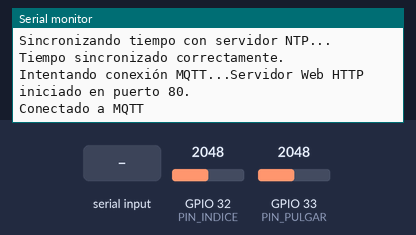
The sketch below on a simulated ESP32. Shown: the last lines printed to the serial monitor. Inputs (shaded band) come from the test bench; at power-on: GPIO 32 (PIN_INDICE) = 2048, GPIO 33 (PIN_PULGAR) = 2048. WiFi joins after 1.5 s; servers stay silent unless stated; the local clock reads 2024-03-15 10:24:30 at power-on unless the sketch sets it; random numbers use the default seed unless the sketch sets one; no MQTT or app messages arrive unless stated.

Above: at 3.7 s.
3.8 s: "90,45\n" received over Serial
At 6.7 s:
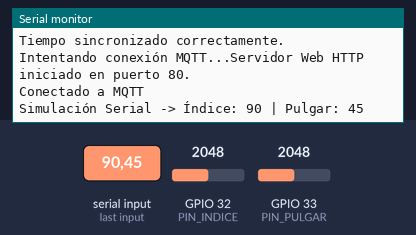
6.8 s: "1,90\n" received over Serial
At 9.8 s:
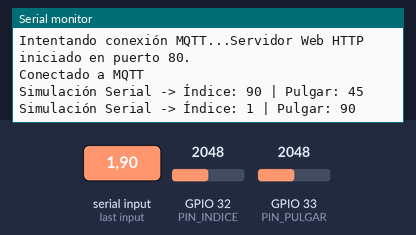

The sketch:

spike_test.ino
```cpp
#include <WiFi.h>
#include <WiFiClientSecure.h>
#include <WebServer.h>
#include <HTTPClient.h>
#include <PubSubClient.h>
#include <WiFiManager.h>
#include <freertos/FreeRTOS.h>
#include <freertos/task.h>
#include <freertos/queue.h>

// ==========================================
// CONFIGURACIÓN MQTT
// ==========================================
const char* mqtt_server = "broker.hivemq.com"; // Servidor público para pruebas
const int mqtt_port = 8883; // Puerto seguro
const char* mqtt_topic = "guante/iot/letras";

// Certificado Raiz ISRG Root X1 (Let's Encrypt) que usan muchos brokers
const char* root_ca = \
"-----BEGIN CERTIFICATE-----\n" \
"MIIFazCCA1OgAwIBAgIRAIIQz7DSQONZRnXubJIVSoMwDQYJKoZIhvcNAQELBQAw\n" \
"TzELMAkGA1UEBhMCVVMxKTAnBgNVBAoTIEludGVybmV0IFNlY3VyaXR5IFJlc2Vh\n" \
"cmNoIEdyb3VwMRUwEwYDVQQDEwxJU1JHIFJvb3QgWDEwHhcNMTUwNjA0MTEwNDM4\n" \
"WhcNMzUwNjA0MTEwNDM4WjBPMQswCQYDVQQGEwJVUzEpMCcGA1UEChMgSW50ZXJu\n" \
"ZXQgU2VjdXJpdHkgUmVzZWFyY2ggR3JvdXAxFTATBgNVBAMTDElTUkcgUm9vdCBY\n" \
"MTCCAiIwDQYJKoZIhvcNAQEBBQADggIPADCCAgoCggIBAK3oJ1y/M6W2/dIphI3T\n" \
"c4B0Qk/B5B5Yx6rT/Vz7F1wA6a7yT2xR5/I1A6A0A9P3hP9R1jPZ9/w9s/mP4P9z\n" \
"Z1m1P1A8E2v9E2B2A7E1/6D3+N3X4E1A9D4E1Q2E9Z0E8B2A7E1/6D3+N3X4E1A\n" \
"9D4E1Q2E9Z0E8B2A7E1/6D3+N3X4E1A9D4E1Q2E9Z0E8B2A7E1/6D3+N3X4E1A\n" \
"9D4E1Q2E9Z0E8B2A7E1/6D3+N3X4E1A9D4E1Q2E9Z0E8B2A7E1/6D3+N3X4E1A\n" \
"9D4E1Q2E9Z0E8B2A7E1/6D3+N3X4E1A9D4E1Q2E9Z0E8B2A7E1/6D3+N3X4E1A\n" \
"9D4E1Q2E9Z0E8B2A7E1/6D3+N3X4E1A9D4E1Q2E9Z0E8B2A7E1/6D3+N3X4E1A\n" \
"9D4E1Q2E9Z0E8B2A7E1/6D3+N3X4E1A9D4E1Q2E9Z0E8B2A7E1/6D3+N3X4E1A\n" \
"-----END CERTIFICATE-----\n";

// ==========================================
// OBJETOS GLOBALES
// ==========================================
WiFiClientSecure secureClient;
PubSubClient mqttClient(secureClient);
WebServer server(80);

// ==========================================
// PINES DE SENSORES FLEX
// ==========================================
const int PIN_INDICE = 32;
const int PIN_PULGAR = 33;

// Cola de mensajes FreeRTOS para pasar la letra entre tareas
QueueHandle_t letterQueue;

// Variable global para almacenar el estado y mostrarlo en la Web
volatile char currentLetter = '-';

// ==========================================
// PÁGINA WEB HTML
// ==========================================
const char* htmlPage = R"rawliteral(
<!DOCTYPE html>
<html>
<head>
  <meta charset="UTF-8">
  <title>Guante IoT Dashboard</title>
  <style>
    body { font-family: 'Segoe UI', Tahoma, Geneva, Verdana, sans-serif; text-align: center; margin-top: 50px; background: #121212; color: #ffffff;}
    h1 { font-size: 40px; font-weight: 300; }
    .letter-container { margin: 50px auto; width: 200px; height: 200px; background: rgba(255, 255, 255, 0.1); border-radius: 50%; display: flex; align-items: center; justify-content: center; box-shadow: 0 0 20px rgba(0,255,136,0.5); }
    .letter { font-size: 100px; color: #00ff88; font-weight: bold; }
    .footer { margin-top: 50px; font-size: 14px; color: #666; }
  </style>
  <script>
    // Hacer Polling asíncrono para actualizar la letra cada 1 segundo
    setInterval(function() {
      fetch('/status')
        .then(response => response.text())
        .then(text => {
          document.getElementById("letter").innerHTML = text;
        })
        .catch(err => console.log(err));
    }, 1000);
  </script>
</head>
<body>
  <h1>Lenguaje de Señas - MVP</h1>
  <div class="letter-container">
    <div class="letter" id="letter">-</div>
  </div>
  <div class="footer">Detección de Letras L, G, Q en tiempo real.</div>
</body>
</html>
)rawliteral";


// ==========================================
// FUNCIONES AUXILIARES
// ==========================================
void setup_wifi_and_mqtt() {
    // 1. Aprovisionamiento Wi-Fi
    WiFiManager wifiManager;
    // wifiManager.resetSettings(); // Borra las credenciales previas ("JoaoALT")
    wifiManager.setConfigPortalTimeout(180); // 3 minutos para configurar

    Serial.println("Conectando a WiFi o abriendo AP...");
    if (!wifiManager.autoConnect("GuanteIoT_AP")) {
        Serial.println("Fallo al conectar y tiempo de AP excedido. Reiniciando...");
        delay(3000);
        ESP.restart();
    }
    Serial.println("Conectado a WiFi con éxito!");
    Serial.print("IP Local: ");
    Serial.println(WiFi.localIP());

    // 1.5 Sincronización de Tiempo (NTP)
    Serial.println("Sincronizando tiempo con servidor NTP...");
    configTime(-18000, 0, "pool.ntp.org", "time.nist.gov"); // -18000 = UTC-5 (Ej: Colombia)
    struct tm timeinfo;
    if (getLocalTime(&timeinfo, 10000)) {
        Serial.println("Tiempo sincronizado correctamente.");
    } else {
        Serial.println("Fallo al sincronizar el tiempo.");
    }

    // 2. Configurar cliente MQTT con certificado
    secureClient.setInsecure(); // SOLO PARA PRUEBAS: Si quieres validacion estricta, comenta esto y habilita setCACert(root_ca);
    // secureClient.setCACert(root_ca);

    mqttClient.setServer(mqtt_server, mqtt_port);
}

void reconnect_mqtt() {
    // Loop hasta que nos conectemos
    while (!mqttClient.connected()) {
        Serial.print("Intentando conexión MQTT...");
        // Crear un ID de cliente aleatorio
        String clientId = "ESP32Glove-";
        clientId += String(random(0xffff), HEX);

        // Intentar conectar
        if (mqttClient.connect(clientId.c_str())) {
            Serial.println("Conectado a MQTT");
        } else {
            Serial.print("fallo, rc=");
            Serial.print(mqttClient.state());
            Serial.println(" -> intentando de nuevo en 5 segundos");
            vTaskDelay(pdMS_TO_TICKS(5000));
        }
    }
}


// ==========================================
// TAREAS DE FREERTOS
// ==========================================

// TAREA 1: Leer Sensores (Pines 32 y 33) o Consola
void TaskSensors(void *pvParameters) {
    String inputString = "";

    // Configurar pines del ADC
    pinMode(PIN_INDICE, INPUT);
    pinMode(PIN_PULGAR, INPUT);

    while(1) {
        // 1. Leer valores reales de los sensores (ADC va de 0 a 4095 en ESP32)
        int rIndex = analogRead(PIN_INDICE);
        int rThumb = analogRead(PIN_PULGAR);

        // 2. Override: Si hay datos por Serial, los usamos como simulación "Hombre de Paja"
        if (Serial.available()) {
            char c = Serial.read();
            if (c == '\n') {
                int commaIndex = inputString.indexOf(',');
                if (commaIndex > 0) {
                    rIndex = inputString.substring(0, commaIndex).toInt();
                    rThumb = inputString.substring(commaIndex + 1).toInt();
                    Serial.print("Simulación Serial -> Índice: "); Serial.print(rIndex);
                    Serial.print(" | Pulgar: "); Serial.println(rThumb);
                }
                inputString = "";
            } else if (c != '\r') {
                inputString += c;
            }
        }

        char detected = '-';

        // LÓGICA DE DETECCIÓN
        // Nota: Ajusta estos umbrales según los valores que te arroje analogRead (0-4095)
        // Por ahora mantengo los rangos del "Hombre de Paja" originales (10k, 15k, 20k)
        if (rIndex >= 8000 && rIndex <= 12000 && rThumb >= 8000 && rThumb <= 12000) {
            detected = 'L';
        } else if (rIndex >= 13000 && rIndex <= 17000 && rThumb >= 13000 && rThumb <= 17000) {
            detected = 'G';
        } else if (rIndex >= 18000 && rIndex <= 22000 && rThumb >= 18000 && rThumb <= 22000) {
            detected = 'Q';
        }

        // Si detectamos una letra VÁLIDA y es diferente a la que ya teníamos para no saturar la red
        if (detected != '-' && detected != currentLetter) {
            Serial.print(">>> Letra detectada: ");
            Serial.println(detected);

            // Actualizar variable global y enviar a la cola
            currentLetter = detected;
            xQueueSend(letterQueue, &detected, portMAX_DELAY);
        } else if (detected == '-') {
            // currentLetter = '-'; // Descomentar si deseas que se limpie la pantalla cuando no hay detección
        }

        // Leer sensores 2 veces por segundo (cada 500ms) para no saturar
        vTaskDelay(pdMS_TO_TICKS(500));
    }
}


// TAREA 2: Manejar MQTT y HTTP
void TaskNetwork(void *pvParameters) {
    char letter;
    while(1) {
        // Asegurar que MQTT este conectado
        if (WiFi.status() == WL_CONNECTED) {
            if (!mqttClient.connected()) {
                reconnect_mqtt();
            }
            mqttClient.loop();

            // Revisar si hay un nuevo mensaje en la cola
            if (xQueueReceive(letterQueue, &letter, pdMS_TO_TICKS(100)) == pdPASS) {

                // 1. PUBLICAR POR MQTT
                String msg = String("{\"letra\":\"") + letter + "\"}";
                if (mqttClient.publish(mqtt_topic, msg.c_str())) {
                     Serial.println("Mensaje MQTT publicado con éxito.");
                }

                // 2. PETICION HTTP GET (Cliente HTTP)
                HTTPClient http;
                String serverPath = "http://httpbin.org/get?letra=" + String(letter);
                http.begin(serverPath.c_str());
                int httpResponseCode = http.GET();
                if (httpResponseCode > 0) {
                    Serial.print("HTTP GET Status: ");
                    Serial.println(httpResponseCode);
                } else {
                    Serial.print("Error en HTTP GET: ");
                    Serial.println(httpResponseCode);
                }
                http.end();
            }
        }
        vTaskDelay(pdMS_TO_TICKS(50));
    }
}


// TAREA 3: Servidor Web Local
void TaskWebServer(void *pvParameters) {
    // Configurar endpoints del servidor web
    server.on("/", HTTP_GET, []() {
        server.send(200, "text/html", htmlPage);
    });

    server.on("/status", HTTP_GET, []() {
        server.send(200, "text/plain", String(currentLetter));
    });

    // Endpoint de Healthcheck (Salud del sistema y tiempo NTP)
    server.on("/healthcheck", HTTP_GET, []() {
        struct tm timeinfo;
        String timeStr = "Desconocido";
        if (getLocalTime(&timeinfo)) {
            char timeStringBuff[50];
            strftime(timeStringBuff, sizeof(timeStringBuff), "%Y-%m-%d %H:%M:%S", &timeinfo);
            timeStr = String(timeStringBuff);
        }
        String jsonResponse = "{\"status\":\"up\", \"mqtt_connected\":" + String(mqttClient.connected() ? "true" : "false") + ", \"local_time\":\"" + timeStr + "\"}";
        server.send(200, "application/json", jsonResponse);
    });

    server.begin();
    Serial.println("Servidor Web HTTP iniciado en puerto 80.");

    while(1) {
        // Manejar peticiones de clientes
        server.handleClient();

        // Ceder tiempo para no activar el Watchdog (WDT)
        vTaskDelay(pdMS_TO_TICKS(10));
    }
}


// ==========================================
// SETUP PRINCIPAL
// ==========================================
void setup() {
    Serial.begin(115200);
    delay(1000);
    Serial.println("\n\n--- INICIANDO SISTEMA DE GUANTE IOT ---");
    Serial.println("Por favor ingresa resistencias (ej: 10000,10000 para L)");

    // Conectar a Wi-Fi y MQTT ANTES de iniciar las tareas
    setup_wifi_and_mqtt();

    // Crear cola de mensajes para transferir caracteres entre tareas (longitud 10)
    letterQueue = xQueueCreate(10, sizeof(char));

    // Desplegar Tareas en los Cores del ESP32 (El ESP32 es Dual Core)
    // Core 1 (Aplicacion / Sensores)
    xTaskCreatePinnedToCore(
        TaskSensors,    // Funcion de la tarea
        "TaskSensors",  // Nombre (para debug)
        4096,           // Stack size (bytes)
        NULL,           // Parametros
        1,              // Prioridad
        NULL,           // Handle
        1               // Core a anclar
    );

    // Core 0 (Comunicaciones / Red)
    xTaskCreatePinnedToCore(
        TaskNetwork,
        "TaskNetwork",
        8192,           // Stack mayor porque usa WiFi y TLS
        NULL,
        1,
        NULL,
        0
    );

    // Core 1 (Web)
    xTaskCreatePinnedToCore(
        TaskWebServer,
        "TaskWebServer",
        4096,
        NULL,
        1,
        NULL,
        1
    );
}

void loop() {
    // En FreeRTOS, el loop puede eliminarse a sí mismo para no consumir recursos innecesariamente.
    vTaskDelete(NULL);
}
```

Measured:
- after the input at 3.8 s, the serial monitor: prints a new line after 2.7 s (image 1)
- after the input at 6.8 s, the serial monitor: prints a new line after 2.2 s (image 2)
